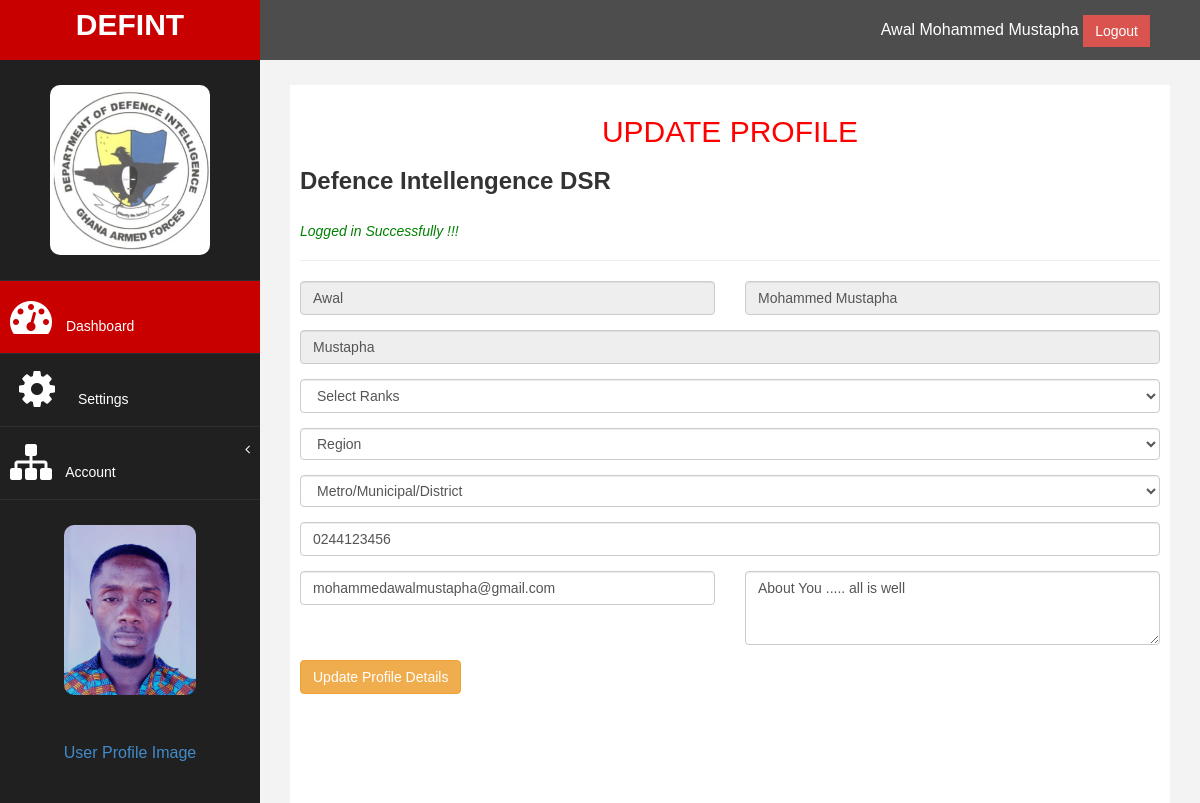
Page /updateProfile.php (signed in) on the committed database.
### tables this page shows
CREATE TABLE `users` (
  `id` int(11) NOT NULL,
  `fName` varchar(50) NOT NULL,
  `lName` varchar(50) NOT NULL,
  `otherName` varchar(50) NOT NULL,
  `email` varchar(50) NOT NULL,
  `nia` varchar(50) NOT NULL,
  `regimentalNo` varchar(50) NOT NULL,
  `number` varchar(50) NOT NULL,
  `password` varchar(250) NOT NULL,
  `gender` varchar(5) NOT NULL,
  `region` varchar(50) NOT NULL,
  `subDivision` varchar(50) NOT NULL,
  `rank` varchar(50) NOT NULL,
  `profile_img` varchar(64) NOT NULL,
  `created_at` datetime NOT NULL,
  `about` longtext NOT NULL
);

### config/DatabaseConnection.php (called while the page is built, shortened)
<?php
class DatabaseConnection
{
    public function __construct()
    {
      $conn=new mysqli(BD_HOST,BD_USER,BD_PASSWORD,BD_DATABASE);
        return $this->conn=$conn;
     }
}
?>

### controllers/AuthenticationController.php (called while the page is built, shortened)
<?php
class AuthenticationController
{
    public function __construct()
    {
        $db=new DatabaseConnection;
        $this->conn=$db->conn;
    }
public function AuthUserDetail()
{
    $checkAuth=$this->checkIsLoggedIn();
    if($checkAuth){
    $user_id= $_SESSION['auth_user']['user_id'];
    $getUserData=" SELECT * FROM users WHERE id='$user_id' LIMIT 1";
    $result=$this->conn->query($getUserData);
     if($result->num_rows > 0){
       $data=$result->fetch_assoc();
       return $data;
     } else{
        redirect("<h4>Something Went wong </h4>","login.php");
     }
    }else{
        return false;
    }
}
private function checkIsLoggedIn()
{
  if(!isset($_SESSION['authenticated'])){
redirect("<h4 style='color:red;' >Login to Access the page</h4>","login.php");
   return false;
  } else{
return true;
  }
}
}
?>

### updateProfile.php (the view, shortened to what this page needs)
<?php
include('include/header.php')
?>
<?php
include('include/sidebar.php')
?>
<div id="page-wrapper" >
            <div id="page-inner">
                <div class="row">
                    <div class="col-md-12">
                       <div>
                          <h2 style="margin:20px; font-family: sans-serif; text-align:center; text-transform: uppercase;">Update Profile</h2>
                       </div>
                       <h3><strong>Defence Intellengence DSR </strong></h3>
                       <h4 > <i style="color:green; font:200"><?php  include('include/message.php'); ?></i></h4>
                        <hr />
                        <form class="user" action="" method="POST">
                            <div class="form-group row">
                                <div class="col-sm-6 mb-3 mb-sm-0">
                                    <input type="text" class="form-control " name="fName"
                                        id="fName" value="<?=$data['fName'];  ?>" placeholder=" Enter First Name" disabled>
                                </div>
                                <div class="col-sm-6">
                                    <input type="text" class="form-control " name="lName"
                                        id="lastNameId"value="<?=$data['lName'];  ?> " placeholder=" Enter Last Name" disabled>
                                </div>
                            </div>
                            <div class="form-group">
                                    <input type="text" class="form-control"name="othrName" id="otherName"
                                        value="<?=$data['otherName'];  ?>" placeholder=" Enter Other Name" disabled>
                                </div>
                                <div class="form-group">
                              <select name="rank" class="form-control " id="rank"  required>
                                            <option value="<?=$data['region']; ?>" selected>Select Ranks</option>
                                        </select>
                              </div >
                              <div class="form-group">
                              <select id="category" class="form-control" name="region" size="1" onchange="makeSubmenu(this.value)">
                                                <option value="<?=$data['region']; ?> " selected>Region</option>
                                            </select>
                              </div>
                              <div class="form-group">
                              <select id="categorySelect" class="form-control" name="subDivision" size="1">
                                            <option value="<?=$data['subDivision']; ?> " selected>Metro/Municipal/District</option>
                                        </select>
                              </div>
                              <div class="form-group">
                                <input type="number" name="number" value="<?=$data['number']; ?>"  id="number" class="form-control"placeholder="Enter Your Moblie Number">
                            </div>
                            <div class="form-group row">
                                <div class="col-sm-6 mb-3 mb-sm-0">
                                    <input type="text" class="form-control " name="email"
                                        id="email" value="<?=$data['email'];  ?>" placeholder=" Enter First Name" >
                                </div>
                                <div class="col-sm-6">
                                <textarea id="wabout" class="form-control" name="about" rows="3" cols="50"><?=$data['about']; ?>  </textarea>
                                </div>
                            </div>
                            <div class="form-group">
                                <div class="form-group">
                                    <button type="submit" class="btn btn-warning btn-user"  id="update" name="updateProfile">Update Profile Details</button>
                                </div>
                </form>
                    </div>
			</div>
<?php
include('include/footer.php')
?>

### include/sidebar.php (shortened to what this page needs)
<?php
include_once('controllers/AuthenticationController.php');
$authenticated=new AuthenticationController;
$data = $authenticated->authUserDetail();
?>
<body>
    <div id="wrapper">
        <nav class="navbar navbar-default navbar-cls-top " role="navigation" style="margin-bottom: 0">
            <div class="navbar-header">
                <a class="navbar-brand" href="home.php">DEFINT</a>
            </div>
  <div style="color: white;
padding: 15px 50px 5px 50px;
float: right;
font-size: 16px;"> <form action="" method="POST">
                        <?= $_SESSION['auth_user']['user_fname']." ".$_SESSION['auth_user']['user_lname']." "; ?>     <button type="submit" class="btn btn-danger square-btn-adjust" name="logout">Logout</button>
                        </form>  </div>
</nav>
                <nav class="navbar-default navbar-side" role="navigation">
            <div class="sidebar-collapse">
                <ul class="nav" id="main-menu">
				<li class="text-center">
                    <img src="image/logo.jpeg" class="user-image img-responsive"/>
					</li>
                    <li>
                        <a class="active-menu"  href="home.php"><i class="fa fa-dashboard fa-3x"></i> Dashboard</a>
                    </li>
                    <li>
                        <a  href="settings.php"><i class="fa fa-cog fa-spin fa-3x fa-fw"></i> Settings</a>
                    </li>
                   <li>
                        <a href="#"><i class="fa fa-sitemap fa-3x"></i> Account<span class="fa arrow"></span></a>
                      </li>
                </ul>
            </div>
            <div>
            <?php
                $image=$data['profile_img'];
                if(empty($image))
                {
                   ?>
                  <img src="https://bootdey.com/img/Content/avatar/avatar7.png" alt="..." class="user-image img-responsive">
                <?php
                    }
                    else
                    {
                        ?>
                        <img src="files/<?=$data['profile_img'] ?>" alt="..." class="user-image img-responsive"/>
                        <?php
                    }
                ?>
            <p style="color:white; text-align:center;"><a href="viewProfile.php"> User Profile Image</a></p>
            </div>
        </nav>

### assets/css/custom.css (style rules this page uses)
body { font-family: 'Open Sans', sans-serif; }
#wrapper { width: 100%; background:#202020; }
#page-wrapper { padding: 15px 15px; min-height: 600px; background:#F3F3F3; }
#page-inner { width:100%; margin:10px 20px 10px 0px; background-color:#fff!important; padding:10px; min-height:1200px; }
.text-center { text-align:center; }
h2 { color: #f00; }
h4 { padding-top:10px; }
.square-btn-adjust { border: 0px solid transparent; -webkit-border-radius: 0px; -moz-border-radius: 0px; border-radius: 0px; }
p { font-size:16px; line-height:25px; padding-top:20px; }
.user-image { margin: 25px auto; -webkit-border-radius: 10px; -moz-border-radius: 10px; border-radius: 10px; max-height:170px; max-width:170px; }
.navbar-cls-top .navbar-brand { color: #fff; background: #C90000; width: 260px; text-align: center; height: 60px; font-size: 30px; font-weight: 700; }
.active-menu { background-color:#C90000!important; }
.arrow { float: right; }
.fa.arrow:before { content: "\f104"; }
.sidebar-collapse , .sidebar-collapse .nav { background:none; }
.sidebar-collapse .nav { padding:0; }
.sidebar-collapse .nav > li > a { color:#fff; background:#202020; text-shadow:none; }
.sidebar-collapse > .nav > li > a { padding:15px 10px; }
.sidebar-collapse > .nav > li { border-bottom: 1px solid rgba(107, 108, 109, 0.19); }
.navbar-side { border:none; background-color: #202020; }
.navbar-cls-top { background:#4D4D4D; border-bottom:none; }
.navbar-default { border:0px solid black; }
.navbar-header { background: #A70303; }
.nav > li > a > i { margin-right:10px; }
@media (min-width:768px) { #page-wrapper { margin: 0 0 0 260px; padding: 15px 30px; min-height: 1200px; } }
@media (min-width:768px) { .navbar-side { z-index: 1; position: absolute; width: 260px; } }
@media (min-width:768px) { .navbar { border-radius: 0px; } }

### updateProfile.php (style rules this page uses)
body { font-family: sans-serif; }

### rows in the picture
users: profile_img (picture), fName "Awal", othrName "Mustapha", number "0244123456", email "mohammedawalmustapha@gmail.com", about "About You ..... all is well"

### other values in the picture
$_SESSION['auth_user']['user_fname'] "Awal"
$_SESSION['auth_user']['user_lname'] "Mohammed Mustapha"
$_SESSION['message'] "Logged in Successfully !!!"
